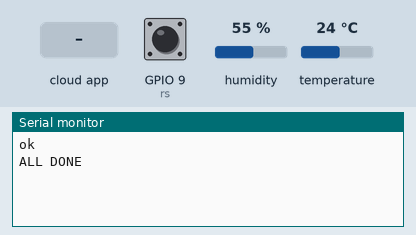
Simulated run of this sketch. Board: ESP32-C3. On the bench: the last lines printed to the serial monitor. The test bench sets the inputs (shaded band); at power-on: GPIO 9 (rs) HIGH, humidity 55 %, temperature 24 °C. WiFi joins after 1.5 s; servers stay silent unless stated; network time is answered at once with the bench clock; the local clock reads 2024-03-15 10:24:30 at power-on unless the sketch sets it.

Above: at 3.3 s.
3.4 s: the phone or cloud app sets Humidity to 1
At 3.9 s:
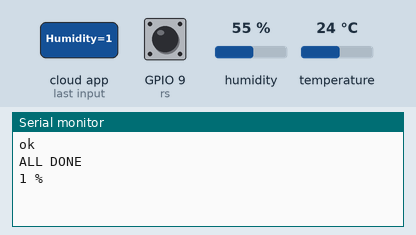
16.5 s: the phone or cloud app sets Temperature to 1
At 17.5 s:
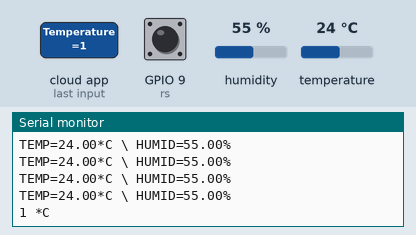
21.0 s: the phone or cloud app sets Humidity to 0
At 22.1 s:
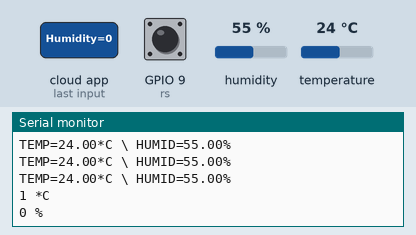
22.5 s: the phone or cloud app sets Temperature to 0
At 23.3 s:
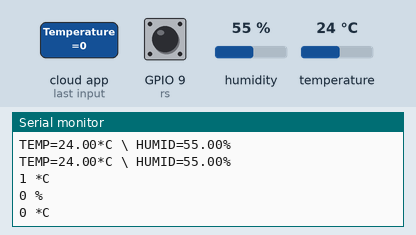

The sketch:

esp32c3_BME_FDB_ver10.ino
```cpp
// https://www.grc.com/fingerprints.htm
#include <Arduino.h>
#include <WiFi.h>
#include <WebServer.h>
#include <WiFiManager.h>
#include <Wire.h>
#include <Adafruit_Sensor.h>
// #include <Adafruit_BME280.h>
#include <SPI.h>
#include <DHT.h>
#include <Firebase_ESP_Client.h>
#include <NTPClient.h>

#include "addons/TokenHelper.h"
#include "addons/RTDBHelper.h"
#define DHTPIN 10
#define DHTTYPE DHT22

String ele = "bme";
WiFiUDP ntpUDP;
NTPClient timeClient(ntpUDP, "time.stdtime.gov.tw");
DHT dht(DHTPIN, DHTTYPE);
// #define SEALEVELPRESSURE_HPA (1013.25)
// Adafruit_BME280 bme;

WebServer server(80);

String header;
int rs = D9;

unsigned long currentTime = millis();
unsigned long previousTime = 0;
const long timeoutTime = 2000;
#define DATABASE_URL "https://esp8266-ai2-default-rtdb.firebaseio.com"
#define API_KEY "AIzaSyAF4OdtYUAomk_4WnvE5MXb_nphlQ33UyA"
FirebaseData fbdo, fbdo_ALL;
FirebaseAuth auth;
FirebaseConfig config;
unsigned long sendDataPrevMillis = 0;
int count = 0;
bool signupOK = false;

String A = WiFi.macAddress();
String IP = "";
String Temp_Set = A + "/Temperature";
String Humid_Set = A + "/Humidity";
String CNSTAT = A + "/esp";
String h;
String t;

void setup() {
  Serial.begin(115200);

  pinMode(rs, INPUT_PULLUP);   digitalWrite(rs, HIGH);
  // bool status;
  // status = bme.begin(0x76);
  dht.begin();

  WiFiManager wifiManager;
  if (digitalRead(rs) == LOW){
    wifiManager.resetSettings();
  }

  wifiManager.autoConnect("sMART sTUFF 溫溼度");
  IP =  WiFi.localIP().toString();
  timeClient.begin();
  timeClient.setTimeOffset(28800);

  config.api_key = API_KEY;
  config.database_url = DATABASE_URL;
  if (Firebase.signUp(&config, &auth, "", "")){
    Serial.println("ok");
    signupOK = true;
  }
  else{
    Serial.printf("%s\n", config.signer.signupError.message.c_str());
  }
  config.token_status_callback = tokenStatusCallback;
  Firebase.begin(&config, &auth);
  Firebase.reconnectWiFi(true);

  if (!Firebase.RTDB.beginStream(&fbdo_ALL, A)) {
    Serial.print ("ALL begin error ");
    Serial.println(fbdo_ALL.errorReason());
  }
  Firebase.RTDB.setString(&fbdo_ALL, Temp_Set, "0");
  Firebase.RTDB.setString(&fbdo_ALL, Humid_Set, "0");
  // Firebase.RTDB.setFloat(&fbdo_ALL, Temp_Set, bme.readTemperature());
  // Firebase.RTDB.setFloat(&fbdo_ALL, Humid_Set, bme.readHumidity());
  Firebase.RTDB.setString(&fbdo_ALL, CNSTAT, "0");

  server.enableCORS(); //the magic
  server.on("/info", handleINFO);
  server.onNotFound(handleNotFound);
  server.begin();
  Serial.println("ALL DONE");
}

void loop(){
  server.handleClient();
  time();
  ReadStat();

  if (Firebase.isTokenExpired()){
    Firebase.refreshToken(&config);
    Firebase.RTDB.setString(&fbdo_ALL, CNSTAT, "1");
    Serial.println("Refresh token");
  }

}
void handleINFO(void){
  server.send ( 200, "text/plain", "<h1>MAC=" + A + "</h1><h2>ELEMENT=" + ele + "</h2><h3>裝置名稱 = sMART sTUFF 溫溼度感測器</h3><h4>IP=" + IP + "</h4>" );
}
void handleNotFound(){
  server.send(404, "text/plain", "404: Not found");
}
void ReadStat() {
  if (Firebase.ready() && signupOK) {
    if (!Firebase.RTDB.readStream(&fbdo_ALL)) {
      Serial.print("ALL read error：");
      Serial.println(fbdo_ALL.errorReason());
    }
    if (fbdo_ALL.streamAvailable()) {
      if (fbdo_ALL.dataPath() == "/esp"){
        if(fbdo_ALL.dataType() == "string"){
          if (fbdo_ALL.stringData() == "1") {
            Firebase.RTDB.setString(&fbdo_ALL, CNSTAT, "2");
          }
        }
      }
      if (fbdo_ALL.dataPath() == "/Humidity"){
        Serial.print(fbdo_ALL.stringData());
        Serial.println(" % ");
      }
      if (fbdo_ALL.dataPath() == "/Temperature"){
        Serial.print(fbdo_ALL.stringData());
        Serial.println(" *C ");
      }
    }
  }
}
void time() {
  timeClient.update();
  if (timeClient.getSeconds() == 0 || timeClient.getSeconds() == 15 || timeClient.getSeconds() == 30 || timeClient.getSeconds() == 45) {
    h = dht.readHumidity();
    t = dht.readTemperature();
    Serial.print("TEMP=");
    Serial.print(t);
    Serial.print("*C");
    Serial.print(" \\ HUMID=");
    Serial.print(h);
    Serial.println("%");
    Firebase.RTDB.setString(&fbdo_ALL, Temp_Set, t);
    Firebase.RTDB.setString(&fbdo_ALL, Humid_Set, h);
    // Firebase.RTDB.setFloat(&fbdo, Temp_Set, bme.readTemperature());
    // Firebase.RTDB.setFloat(&fbdo, Humid_Set, bme.readHumidity());
  }

}
```

Measured:
- after the input at 3.4 s, the serial monitor: prints a new line at once (image 1)
- after the input at 16.5 s, the serial monitor: prints a new line at once (image 2)
- after the input at 21.0 s, the serial monitor: prints a new line at once (image 3)
- after the input at 22.5 s, the serial monitor: prints a new line at once (image 4)
